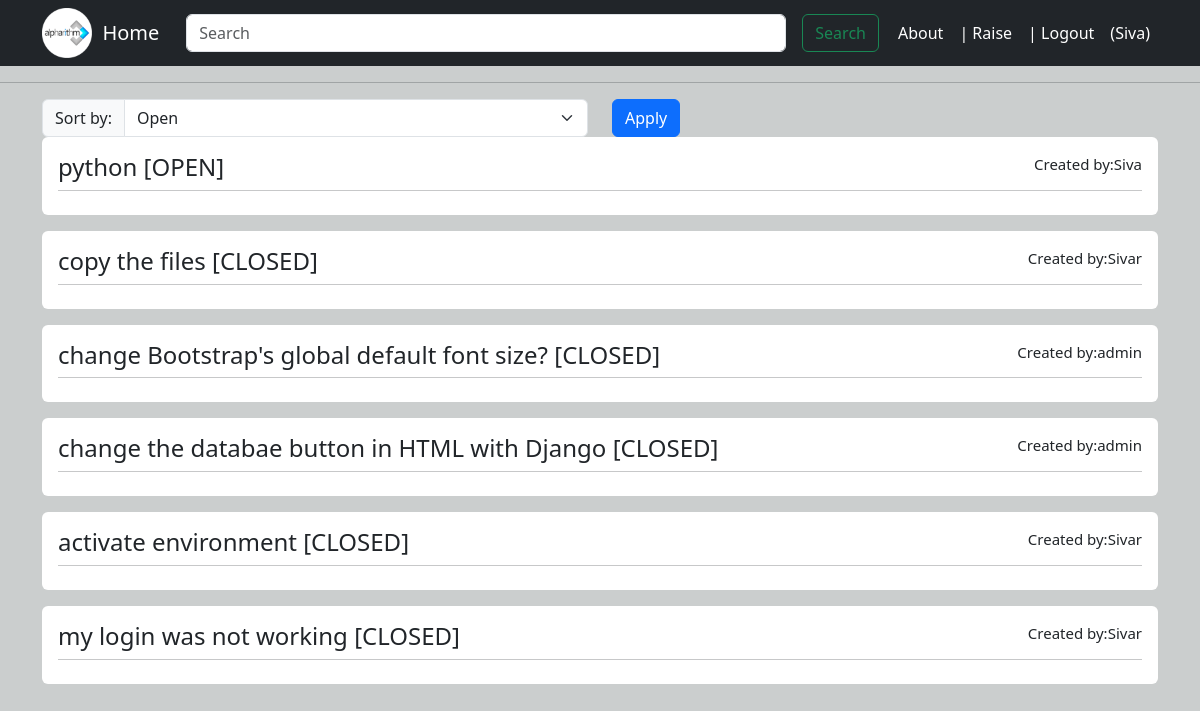
Screenshot of /Tableview/ (signed in) with the database file from the repository.
### app1/models.py (models this page shows)
class Table(models.Model):
    username=models.CharField(max_length=50,null=True,blank=True)
    title=models.CharField(max_length=50,null=False,blank=False)
    description=models.TextField(max_length=5000,null=False,blank=False)
    status=models.BooleanField(default=False)

### app1/views.py (the view)
# urls.py: path("Tableview/",views.tview, name="tav"),
def tview(request):
    Tab = Table.objects.all()
    sort = request.GET.get('sort')
    if sort == 'option1':
        Tab = Table.objects.filter(status=False).order_by('title')
    elif sort == 'option2':
        Tab = Table.objects.filter(status=True).order_by('title')
    else:
        Tab = Table.objects.all().order_by('-id')
    return render(request,'tview.html',{'Tab':Tab})

### templates/tview.html (shortened to what this page needs)
{% include 'home.html' %}
{% block content %}
<form method="GET" action="{% url 'app1:tav' %}">
    <div class="container">
      <div class="row">
        <div class="col-md-6">
          <div class="input-group">
            <label for="sort" class="input-group-text">Sort by:</label>
            <select class="form-select" name="sort" id="sort">
              <option value="option1">Open</option>
            </select>
          </div>
        </div>
        <div class="col-md-6">
          <button type="submit" class="btn btn-primary">Apply</button>
        </div>
      </div>
    </div>
  </form>
<div class="container">
        {% for i in Tab %}
            <div class="bg-white rounded p-3 mb-3">
                <div class="d-flex justify-content-between">
                    <a href="{% url 'app1:tabv' desc=i.pk %}" class="text-decoration-none text-dark">
                        <div class="text-center">
                            <h4 class="mb-0 "> {{ i.title }}
                                {% if i.status %}
                                [CLOSED]
                                {% else %}
                                [OPEN]
                                {% endif %}
                            </h4>
                        </div>
                    </a>
                    <div class="small" style="font-size: 15px;" >Created by:{{ i.username }}</div>
                </div>
                <hr class="my-2">
            </div>
        {% endfor %}
</div>
{% endblock content %}

### templates/enc/nav.html (shortened to what this page needs)
{% load static %}
<nav class="navbar navbar-expand-lg navbar-dark bg-dark">
  <div class="container">
    <img src="{% static 'logo.png' %}" class="img-fluid rounded-top" alt="" style="width: 50px; height: 50px; float: left;">
    <div class="collapse navbar-collapse" id="navbarTogglerDemo01">
      {% if request.user.is_authenticated %}
      <a class="navbar-brand" href="{% url 'app1:tav' %}">&nbsp;&nbsp;Home</a>
      {% else %}
      <a class="navbar-brand" href="{% url 'app1:h' %}">&nbsp;&nbsp;Home</a>
      {% endif %}
      <form class="d-flex ms-auto " role="search" method="GET" action="{% url 'app1:tab' %}">
        <input class="form-control me-3" type="search" placeholder="Search" aria-label="Search" name="search" style="width: 600px;" onchange="searchTitle()" >
        <button class="btn btn-outline-success" type="submit">Search</button>
      </form>
      <ul class="navbar-nav ms-auto">
        <li class="nav-item">
          <a class="nav-link active" aria-current="page" href="{% url 'app1:abt' %}">About  </a>
        </li>
        {% if request.user.is_authenticated %}
        <li class="nav-item">
          <a class="nav-link active" aria-current="page" href="{% url 'app1:raise' %}">|   Raise</a>
        </li>
        <li class="nav-item">
          <a class="nav-link active" href="{% url 'app1:logo' %}">|  Logout</a>
        </li> <li class="nav-item">
          <a class="nav-link active" >({{request.user}})</a>
        </li>
        {% endif %}
      </ul>
    </div>
  </div>
</nav>

### rows the page displays
Table: title "python", status "[OPEN]", username "Siva"
Table: title "copy the files", status "[CLOSED]", username "Sivar"
Table: title "change Bootstrap's global default font size?", status "[CLOSED]", username "admin"
Table: title "change the databae button in HTML with Django", status "[CLOSED]", username "admin"
Table: title "activate environment", status "[CLOSED]", username "Sivar"
Table: title "my login was not working", status "[CLOSED]", username "Sivar"

### other values shown
{{ request.user }} "Siva"
